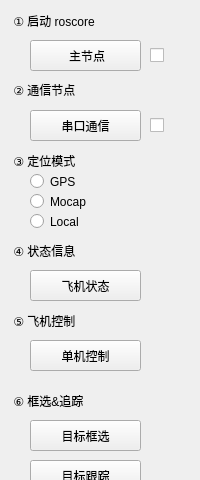
  <widget class="QDockWidget" name="dock_ros_main_2">
   <property name="minimumSize">
    <size>
     <width>180</width>
     <height>480</height>
    </size>
   </property>
   <property name="allowedAreas">
    <set>Qt::LeftDockWidgetArea|Qt::RightDockWidgetArea</set>
   </property>
   <property name="windowTitle">
    <string>Terminal</string>
   </property>
   <attribute name="dockWidgetArea">
    <number>1</number>
   </attribute>
   <widget class="QWidget" name="dockWidgetContents_3">
    <widget class="QLabel" name="label_1_start_roscore">
     <property name="geometry">
      <rect>
       <x>10</x>
       <y>10</y>
       <width>151</width>
       <height>21</height>
      </rect>
     </property>
     <property name="text">
      <string> ① 启动 roscore</string>
     </property>
    </widget>
    <widget class="QPushButton" name="pB_1_start_roscore">
     <property name="geometry">
      <rect>
       <x>30</x>
       <y>40</y>
       <width>111</width>
       <height>31</height>
      </rect>
     </property>
     <property name="text">
      <string> 主节点</string>
     </property>
    </widget>
    <widget class="QLabel" name="label_2_start_serial">
     <property name="geometry">
      <rect>
       <x>10</x>
       <y>80</y>
       <width>151</width>
       <height>20</height>
      </rect>
     </property>
     <property name="text">
      <string> ② 通信节点</string>
     </property>
    </widget>
    <widget class="QPushButton" name="pB_2_start_serial">
     <property name="geometry">
      <rect>
       <x>30</x>
       <y>110</y>
       <width>111</width>
       <height>31</height>
      </rect>
     </property>
     <property name="text">
      <string>串口通信</string>
     </property>
    </widget>
    <widget class="QCheckBox" name="checkBox_roscore">
     <property name="geometry">
      <rect>
       <x>150</x>
       <y>40</y>
       <width>21</width>
       <height>31</height>
      </rect>
     </property>
     <property name="text">
      <string/>
     </property>
    </widget>
    <widget class="QCheckBox" name="checkBox_serial">
     <property name="geometry">
      <rect>
       <x>150</x>
       <y>110</y>
       <width>21</width>
       <height>31</height>
      </rect>
     </property>
     <property name="text">
      <string/>
     </property>
    </widget>
    <widget class="QRadioButton" name="radioButton_gps">
     <property name="geometry">
      <rect>
       <x>30</x>
       <y>170</y>
       <width>51</width>
       <height>23</height>
      </rect>
     </property>
     <property name="text">
      <string>GPS</string>
     </property>
    </widget>
    <widget class="QRadioButton" name="radioButton_local">
     <property name="geometry">
      <rect>
       <x>30</x>
       <y>210</y>
       <width>61</width>
       <height>23</height>
      </rect>
     </property>
     <property name="text">
      <string>Local</string>
     </property>
    </widget>
    <widget class="QLabel" name="label_3_gps_mocap_local">
     <property name="geometry">
      <rect>
       <x>10</x>
       <y>150</y>
       <width>151</width>
       <height>21</height>
      </rect>
     </property>
     <property name="text">
      <string> ③ 定位模式</string>
     </property>
    </widget>
    <widget class="QLabel" name="label_4_drone_state">
     <property name="geometry">
      <rect>
       <x>10</x>
       <y>240</y>
       <width>151</width>
       <height>21</height>
      </rect>
     </property>
     <property name="text">
      <string> ④ 状态信息</string>
     </property>
    </widget>
    <widget class="QRadioButton" name="radioButton_mocap">
     <property name="geometry">
      <rect>
       <x>30</x>
       <y>190</y>
       <width>71</width>
       <height>23</height>
      </rect>
     </property>
     <property name="text">
      <string>Mocap</string>
     </property>
    </widget>
    <widget class="QPushButton" name="button_connect">
     <property name="enabled">
      <bool>true</bool>
     </property>
     <property name="geometry">
      <rect>
       <x>30</x>
       <y>270</y>
       <width>111</width>
       <height>31</height>
      </rect>
     </property>
     <property name="sizePolicy">
      <sizepolicy hsizetype="MinimumExpanding" vsizetype="Fixed">
       <horstretch>0</horstretch>
       <verstretch>0</verstretch>
      </sizepolicy>
     </property>
     <property name="toolTip">
      <string>Set the target to the current joint trajectory state.</string>
     </property>
     <property name="statusTip">
      <string>Clear all waypoints and set the target to the current joint trajectory state.</string>
     </property>
     <property name="text">
      <string>飞机状态</string>
     </property>
    </widget>
    <widget class="QLabel" name="label_5_dronecontrol">
     <property name="geometry">
      <rect>
       <x>10</x>
       <y>310</y>
       <width>151</width>
       <height>21</height>
      </rect>
     </property>
     <property name="text">
      <string> ⑤ 飞机控制</string>
     </property>
    </widget>
    <widget class="QPushButton" name="pB_5_drone_control">
     <property name="enabled">
      <bool>true</bool>
     </property>
     <property name="geometry">
      <rect>
       <x>30</x>
       <y>340</y>
       <width>111</width>
       <height>31</height>
      </rect>
     </property>
     <property name="sizePolicy">
      <sizepolicy hsizetype="MinimumExpanding" vsizetype="Fixed">
       <horstretch>0</horstretch>
       <verstretch>0</verstretch>
      </sizepolicy>
     </property>
     <property name="toolTip">
      <string>Set the target to the current joint trajectory state.</string>
     </property>
     <property name="statusTip">
      <string>Clear all waypoints and set the target to the current joint trajectory state.</string>
     </property>
     <property name="text">
      <string>单机控制</string>
     </property>
    </widget>
    <widget class="QPushButton" name="quit_button">
     <property name="geometry">
      <rect>
       <x>80</x>
       <y>560</y>
       <width>80</width>
       <height>25</height>
      </rect>
     </property>
     <property name="sizePolicy">
      <sizepolicy hsizetype="MinimumExpanding" vsizetype="Fixed">
       <horstretch>0</horstretch>
       <verstretch>0</verstretch>
      </sizepolicy>
     </property>
     <property name="text">
      <string>Quit</string>
     </property>
    </widget>
    <widget class="QLabel" name="label_6_track">
     <property name="geometry">
      <rect>
       <x>10</x>
       <y>390</y>
       <width>151</width>
       <height>21</height>
      </rect>
     </property>
     <property name="text">
      <string> ⑥ 框选&amp;追踪</string>
     </property>
    </widget>
    <widget class="QPushButton" name="pB_7_track">
     <property name="enabled">
      <bool>true</bool>
     </property>
     <property name="geometry">
      <rect>
       <x>30</x>
       <y>420</y>
       <width>111</width>
       <height>31</height>
      </rect>
     </property>
     <property name="sizePolicy">
      <sizepolicy hsizetype="MinimumExpanding" vsizetype="Fixed">
       <horstretch>0</horstretch>
       <verstretch>0</verstretch>
      </sizepolicy>
     </property>
     <property name="toolTip">
      <string>Set the target to the current joint trajectory state.</string>
     </property>
     <property name="statusTip">
      <string>Clear all waypoints and set the target to the current joint trajectory state.</string>
     </property>
     <property name="text">
      <string>目标框选</string>
     </property>
    </widget>
    <widget class="QPushButton" name="pB_8_follow">
     <property name="enabled">
      <bool>true</bool>
     </property>
     <property name="geometry">
      <rect>
       <x>30</x>
       <y>460</y>
       <width>111</width>
       <height>31</height>
      </rect>
     </property>
     <property name="sizePolicy">
      <sizepolicy hsizetype="MinimumExpanding" vsizetype="Fixed">
       <horstretch>0</horstretch>
       <verstretch>0</verstretch>
      </sizepolicy>
     </property>
     <property name="toolTip">
      <string>Set the target to the current joint trajectory state.</string>
     </property>
     <property name="statusTip">
      <string>Clear all waypoints and set the target to the current joint trajectory state.</string>
     </property>
     <property name="text">
      <string>目标跟踪</string>
     </property>
    </widget>
   </widget>
  </widget>
